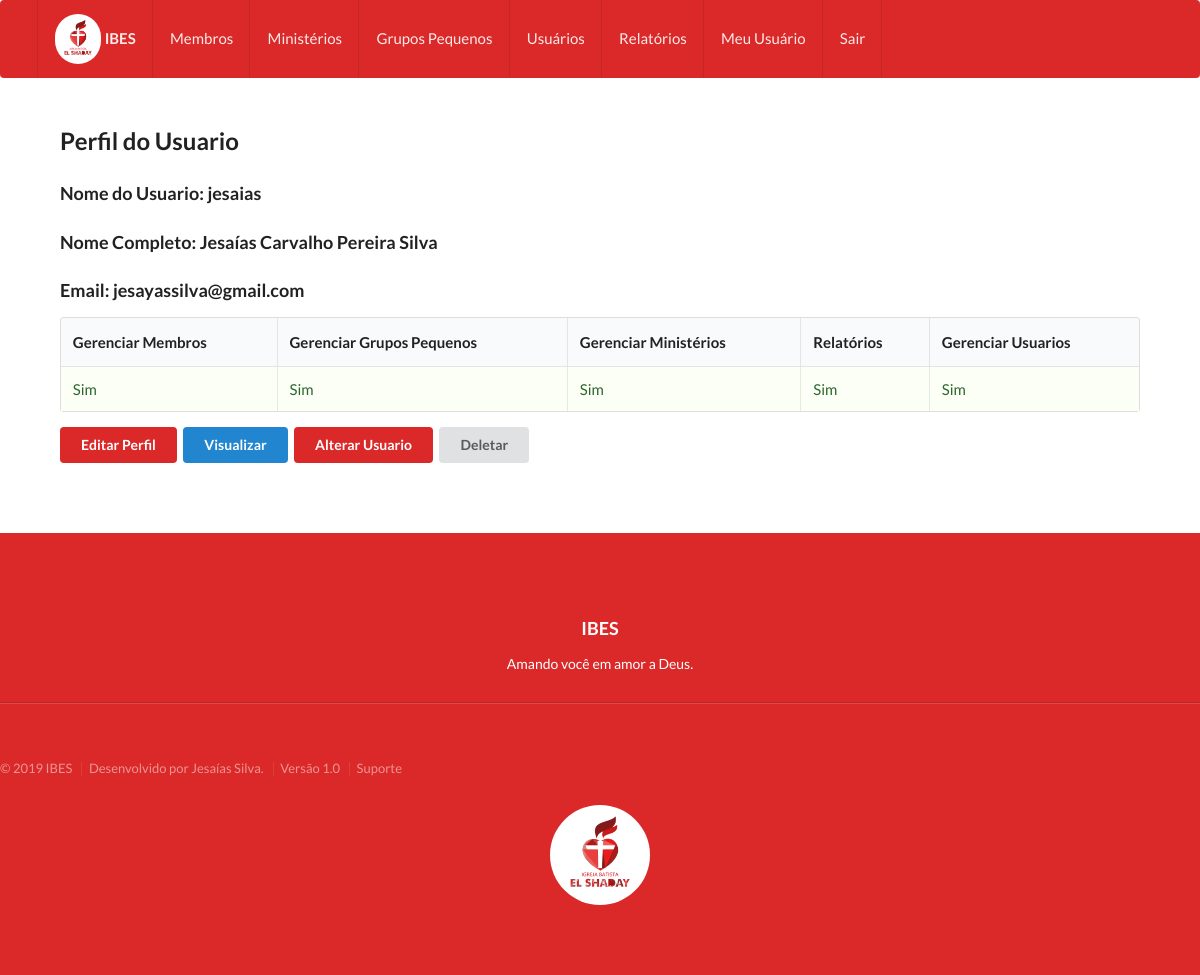
The page /perfil/1/ (signed in) on the database its author committed.
### secretariaapp/models.py (models this page shows, shortened)
class Perfil(models.Model):
    user = models.OneToOneField(User, on_delete=models.CASCADE)
    nome_completo = models.CharField(max_length=100, blank=True,null=True)
    email = models.EmailField(max_length=254,blank=True,null=True)
    gerenciar_Membros = models.BooleanField(default = False)
    gerenciar_Grupos_Pequenos = models.BooleanField(default = False)
    gerenciar_Ministerios = models.BooleanField(default = False)
    gerenciar_Relatorios = models.BooleanField(default = False)
    gerenciar_Usuarios = models.BooleanField(default = False)

### secretariaapp/views.py (the view)
# urls.py: url(r'^perfil/(?P<pk>[0-9]+)/$',login_required(perfilDetalhes),name='perfilDetalhes'),
def perfilDetalhes(request,pk):
    if not request.user.perfil.gerenciar_Usuarios:
        return redirect('/sempermissao')
    if forcar_user_atualizar_perfil(request) :
        return redirect('/meu_perfil/update/')
    perfil = Perfil.objects.get(pk=pk)
    return render(request,'perfil_detalhes.html',{'perfil':perfil})

### secretariaapp/views.py (called while the page is built)
def forcar_user_atualizar_perfil(request):
    usuario = request.user
    perfil = Perfil.objects.get(user=usuario)
    espaco = 0
    numero = 0
    if perfil.nome_completo is None or perfil.email is None :
        return True
    for caracter in perfil.nome_completo:
        if caracter in ' ':
            espaco = espaco + 1
        if caracter in '0123456789':
            numero = numero + 1
    if len(perfil.nome_completo) <10  or len(perfil.email) < 10 or espaco == 0 or numero > 0:
        return True
    return False

### secretariaapp/templates/perfil_detalhes.html (shortened to what this page needs)
{% include 'cabecalho.html' %}
<div class="corpo_app">
<h2>Perfil do Usuario</h2>
<h3>Nome do Usuario: {{perfil.user}}</h3>
{% if perfil.nome_completo is not None %}
    <h3>Nome Completo: {{perfil.nome_completo}}</h3>
{% else  %}
    <h3>Nome Completo:</h3>
{% endif  %}
{% if perfil.email is not None %}
  <h3>Email: {{perfil.email}}</h3>
{% else  %}
    <h3>Email:</h3>
{% endif  %}
<table class="ui celled table" >
  <thead>
    <tr>
      <th>Gerenciar Membros</th>
      <th>Gerenciar Grupos Pequenos</th>
      <th>Gerenciar Ministérios</th>
      <th>Relatórios </th>
      <th>Gerenciar Usuarios </th>
    </tr>
  </thead>
  <tbody>
      <tr>
        {% if perfil.gerenciar_Membros  %}
            <td class="positive">Sim</td>
        {% else  %}
            <td class="negative">Não</td>
        {% endif  %}
        {% if perfil.gerenciar_Grupos_Pequenos  %}
            <td class="positive">Sim</td>
        {% else  %}
            <td class="negative">Não</td>
        {% endif  %}
        {% if perfil.gerenciar_Ministerios  %}
            <td class="positive">Sim</td>
        {% else  %}
            <td class="negative">Não</td>
        {% endif  %}
        {% if perfil.gerenciar_Relatorios  %}
            <td class="positive">Sim</td>
        {% else  %}
            <td class="negative">Não</td>
        {% endif  %}
        {% if perfil.gerenciar_Usuarios  %}
            <td class="positive">Sim</td>
        {% else  %}
            <td class="negative">Não</td>
        {% endif  %}
      </tr>
  </tbody>
</table>
 <a href="{% url 'secretariaapp:perfilUpdate' perfil.pk  %}" class="ui red button" > Editar Perfil </a>
 <a href="{% url 'secretariaapp:perfilDetalhes' perfil.pk  %}" class="ui blue button" > Visualizar </a>
 <a href="{% url 'secretariaapp:userUpdate' perfil.user.pk  %}" class="ui red button" > Alterar Usuario </a>
 <a href="{% url 'secretariaapp:userDelete' perfil.user.pk  %}" class="ui  button"  > Deletar </a>
</div>
{% include 'rodape.html' %}

### secretariaapp/templates/css.html (style rules this page uses)
.corpo_app { margin-top: 4%; margin-left: 5%; margin-bottom: 5%; margin-right: 5%; font-size: 15px; text-align: justify; }

### rows shown on the page
Perfil: user "jesaias", nome_completo "Jesaías Carvalho Pereira Silva", email "jesayassilva@gmail.com"
